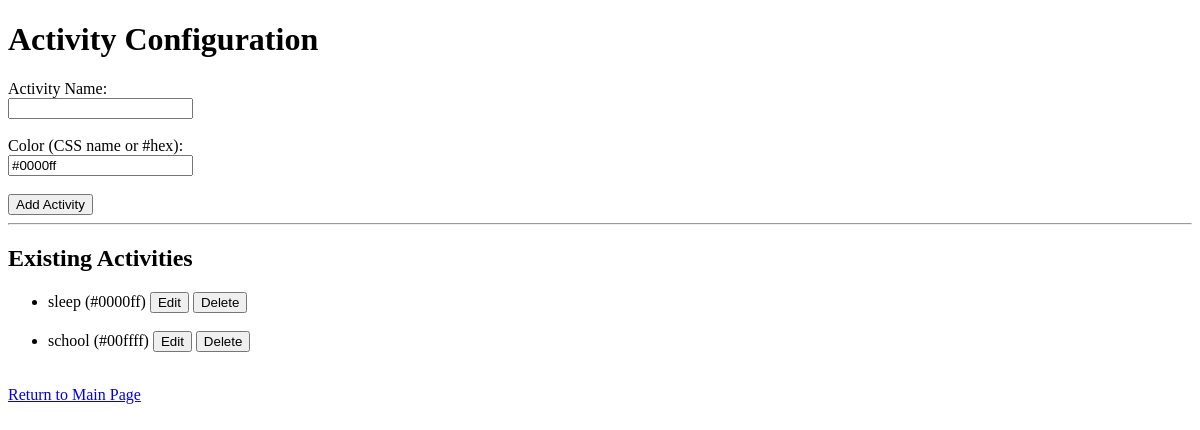
The page /activities/ (signed in) on the database as committed earlier.
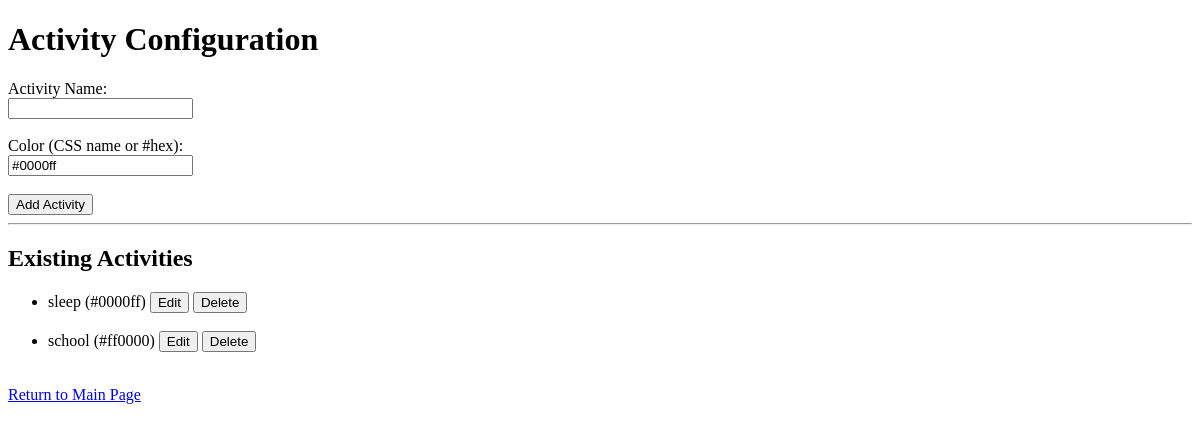
The same page on the database as committed later.
### mainpage/models.py (models this page shows, shortened)
class ActivityMapping(models.Model):
    user_id = models.IntegerField()
    name = models.CharField(max_length=100)
    color = models.CharField(max_length=50, default="#000000")

### mainpage/views.py (the view, shortened to what this page needs)
# urls.py: path('activities/', activity_config_view, name='activity_config_view'),
@login_required
def activity_config_view(request):
    edit_activity = None
    if request.method == 'GET':
        edit_id = request.GET.get('edit_id')
        if edit_id:
            edit_activity = ActivityMapping.objects.filter(user_id=request.user.id, id=edit_id).first()
    activities = ActivityMapping.objects.filter(user_id=request.user.id).order_by('id')
    return render(request, 'mainpage/activity_config.html', {
        'activities': activities,
        'edit_activity': edit_activity
    })

### mainpage/templates/mainpage/activity_config.html (shortened to what this page needs)
{% load static %}
<!DOCTYPE html>
<html>
<head>
</head>
<body>
  <h1>Activity Configuration</h1>
  <form method="POST">
    {% if edit_activity %}
      <input type="hidden" name="action" value="update" />
      <input type="hidden" name="activity_id" value="{{ edit_activity.id }}" />
      <label for="name">Activity Name:</label><br/>
      <input type="text" name="name" required maxlength="15" value="{{ edit_activity.name }}"><br/><br/>
      <label for="color">Color (CSS name or #hex):</label><br/>
      <input type="text" name="color" required value="{{ edit_activity.color }}"><br/><br/>
      <button type="submit">Update Activity</button>
    {% else %}
      <label for="name">Activity Name:</label><br/>
      <input type="text" name="name" required maxlength="15"><br/><br/>
      <label for="color">Color (CSS name or #hex):</label><br/>
      <input type="text" name="color" value="#0000ff" required><br/><br/>
      <button type="submit">Add Activity</button>
    {% endif %}
  </form>
  <hr/>
  <h2>Existing Activities</h2>
  <ul>
    {% for act in activities %}
      <li>
        {{ act.name }} ({{ act.color }})
        <form method="GET" style="display:inline;">
          <button type="submit">Edit</button>
        </form>
        <form method="POST" style="display:inline;">
          <button type="submit">Delete</button>
        </form>
      </li><br>
    {% endfor %}
  </ul>
  <p><a href="{% url 'main_page' %}">Return to Main Page</a></p>
</body>
</html>

Rows that differ between the two databases and show on the page:
changed ActivityMapping "school": color "#00ffff" → "#ff0000"
